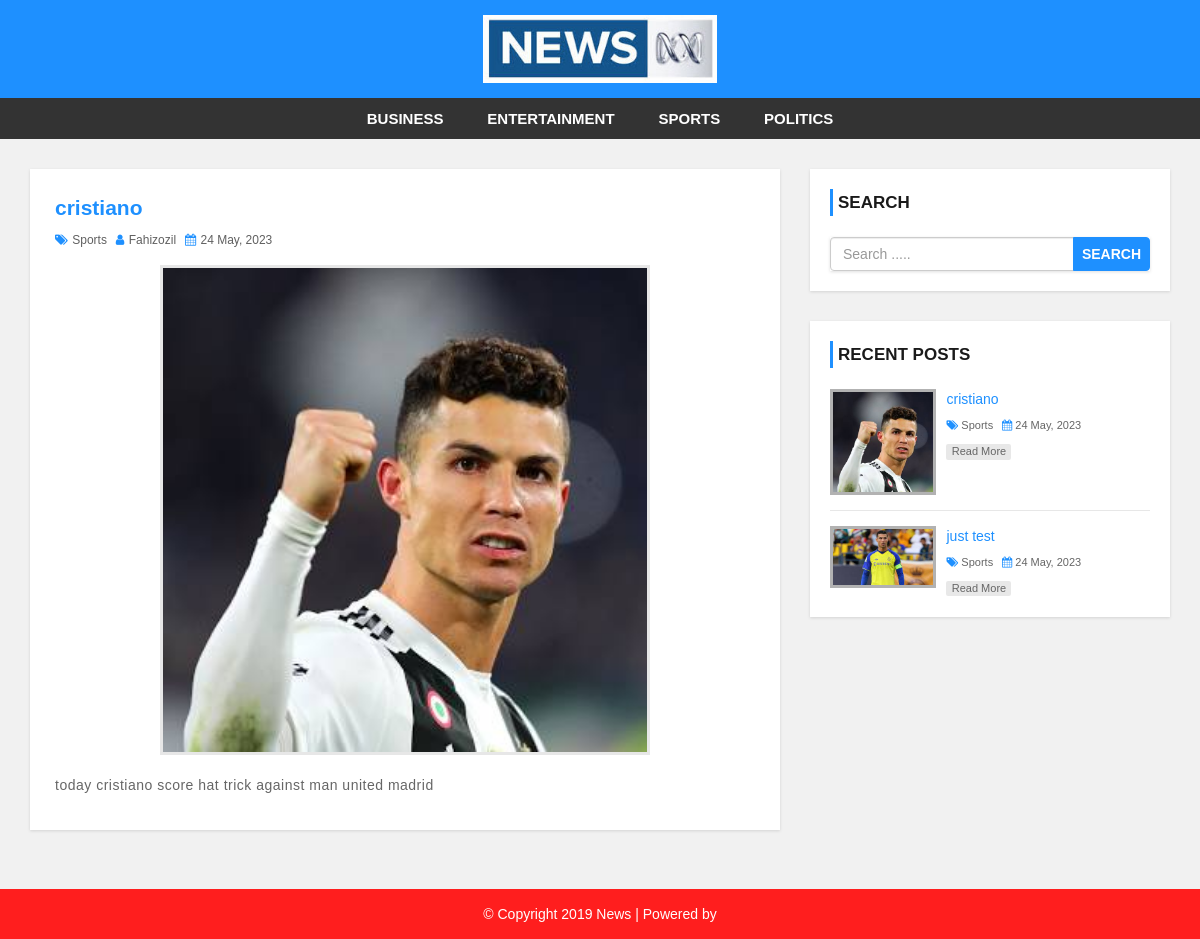
Page /single.php?id=38 on the committed database.
### tables this page shows
CREATE TABLE `post` (
  `post_id` int(11) NOT NULL,
  `title` varchar(100) NOT NULL,
  `description` text NOT NULL,
  `category` varchar(100) NOT NULL,
  `post_date` varchar(50) NOT NULL,
  `author` int(11) NOT NULL,
  `post_img` varchar(100) NOT NULL
);

CREATE TABLE `category` (
  `category_id` int(11) NOT NULL,
  `category_name` varchar(100) NOT NULL,
  `post` int(11) NOT NULL DEFAULT 0
);

CREATE TABLE `user` (
  `user_id` int(10) UNSIGNED NOT NULL,
  `first_name` varchar(30) NOT NULL,
  `last_name` varchar(30) NOT NULL,
  `username` varchar(30) DEFAULT NULL,
  `password` varchar(40) DEFAULT NULL,
  `role` int(11) NOT NULL
);

### single.php (the view)
<?php include 'header.php'; ?>
    <div id="main-content">
        <div class="container">
            <div class="row">
                <div class="col-md-8">
                    <div class="post-container">
                      <?php
                        include "config.php";
                        $post_id = $_GET['id'];
                        $sql = "SELECT post.post_id, post.title, post.description,post.post_date,post.author,
                        category.category_name,user.username,post.category,post.post_img FROM post
                        LEFT JOIN category ON post.category = category.category_id
                        LEFT JOIN user ON post.author = user.user_id
                        WHERE post.post_id = {$post_id}";
                        $result = mysqli_query($conn, $sql) or die("Query Failed.");
                        if(mysqli_num_rows($result) > 0){
                          while($row = mysqli_fetch_assoc($result)) {
                      ?>
                        <div class="post-content single-post">
                            <h3><?php echo $row['title']; ?></h3>
                            <div class="post-information">
                                <span>
                                    <i class="fa fa-tags" aria-hidden="true"></i>
                                    <a href='category.php?cid=<?php echo $row['category']; ?>'><?php echo $row['category_name']; ?></a>
                                </span>
                                <span>
                                    <i class="fa fa-user" aria-hidden="true"></i>
                                    <a href='author.php?aid=<?php echo $row['author']; ?>'><?php echo $row['username']; ?></a>
                                </span>
                                <span>
                                    <i class="fa fa-calendar" aria-hidden="true"></i>
                                    <?php echo $row['post_date']; ?>
                                </span>
                            </div>
                            <img class="single-feature-image" src="admin/upload/<?php echo $row['post_img']; ?>" alt=""/>
                            <p class="description">
                                <?php echo $row['description']; ?>
                            </p>
                        </div>
                        <?php
                          }
                        }else{
                          echo "<h2>No Record Found.</h2>";
                        }
                        ?>
                    </div>
                </div>
                <?php include 'sidebar.php'; ?>
            </div>
        </div>
    </div>
<?php include 'footer.php'; ?>

### sidebar.php
<div id="sidebar" class="col-md-4">
    <div class="search-box-container">
        <h4>Search</h4>
        <form class="search-post" action="search.php" method ="GET">
            <div class="input-group">
                <input type="text" name="search" class="form-control" placeholder="Search .....">
                <span class="input-group-btn">
                    <button type="submit" class="btn btn-danger">Search</button>
                </span>
            </div>
        </form>
    </div>
    <div class="recent-post-container">
        <h4>Recent Posts</h4>
        <?php
        include "config.php";
        $limit = 3;
        $sql = "SELECT post.post_id, post.title, post.post_date,
        category.category_name,post.category,post.post_img FROM post
        LEFT JOIN category ON post.category = category.category_id
        ORDER BY post.post_id DESC LIMIT {$limit}";
        $result = mysqli_query($conn, $sql) or die("Query Failed. : Recent Post");
        if(mysqli_num_rows($result) > 0){
          while($row = mysqli_fetch_assoc($result)) {
      ?>
        <div class="recent-post">
            <a class="post-img" href="single.php?id=<?php echo $row['post_id']; ?>">
                <img src="admin/upload/<?php echo $row['post_img']; ?>" alt=""/>
            </a>
            <div class="post-content">
                <h5><a href="single.php?id=<?php echo $row['post_id']; ?>"><?php echo $row['title']; ?></a></h5>
                <span>
                    <i class="fa fa-tags" aria-hidden="true"></i>
                    <a href='category.php?cid=<?php echo $row['category']; ?>'><?php echo $row['category_name']; ?></a>
                </span>
                <span>
                    <i class="fa fa-calendar" aria-hidden="true"></i>
                    <?php echo $row['post_date']; ?>
                </span>
                <a class="read-more" href="single.php?id=<?php echo $row['post_id']; ?>">read more</a>
            </div>
        </div>
    <?php
      }
    }
    ?>
    </div>
</div>

### css/style.css (style rules this page uses)
body { background: #f1f1f1; font-family: sans-serif,arial,Helvetica; }
a, a:hover, a:focus { text-decoration: none; outline: none; }
form { background: #fff; padding: 25px; box-shadow:0 1px 3px rgba(0, 0, 0, 0.13); }
#main-content { padding: 30px 0; min-height: 750px; }
#main-content .post-container { background-color: #fff; padding: 25px; box-shadow: 0 1px 3px rgba(0, 0, 0, 0.13); }
#main-content .post-content { border-bottom: 1px solid #d1d1d1; padding: 0 0 30px; margin-bottom:30px; }
#main-content .post-content img { width: 100%; }
#main-content .post-content h3 { font-size: 21px; line-height: 28px; font-weight: 600; margin: 0 0 7px; }
#main-content .post-content .post-information span { color: #606060; font-size: 12px; text-transform: capitalize; margin: 0 5px 5px 0; display: inline-block; }
#main-content .post-content .post-information i { color: #1e90ff; margin-right: 1px; }
#main-content .post-content .post-information a { color: #606060; text-decoration: none; }
#main-content .post-content p, #main-content .single-post p { color: #666; font-size: 14px; letter-spacing: 0.5px; margin:0 0 10px; }
#main-content .post-content a.read-more { color: #fff; background-color: #1E90FF; font-size: 12px; text-transform: capitalize; padding: 3px 8px; border-radius: 2px; transition: all 0.3s; }
#main-content .single-post { border: none; margin-bottom: 0; padding-bottom: 0; }
#main-content .single-post h3 { color: #1e90ff; }
#main-content .single-post .post-information { margin: 0 0 10px; }
#main-content .single-post p { text-align: justify; }
#main-content .single-post img.single-feature-image { width: 70%; margin: 0 auto 20px; display: block; border: 3px solid #e7e7e7; }
i.fa { color:#222; }
#sidebar h4 { color: #1A1A1A; font-size: 17px; line-height: 27px; font-weight:600; text-transform: uppercase; padding: 0 0 0 5px; margin: 0 0 21px; border-left: 3px solid #1e90ff; }
#sidebar .search-box-container { background-color: #fff; padding: 20px; margin: 0 0 30px; box-shadow: 0 1px 3px rgba(0, 0, 0, 0.13); }
#sidebar .search-post { padding: 0; }
#sidebar .search-post input { color: #606060; }
#sidebar .search-post .btn { font-weight: 600; text-transform: uppercase; padding: 6px 8px; background-color: #1E90FF; border-color: #1E90FF; outline: none; }
#sidebar .recent-post-container { padding: 20px; background: #fff; box-shadow: 0 1px 3px rgba(0, 0, 0, 0.13); }
#sidebar .recent-post { border-bottom: 1px solid #e7e7e7; padding: 0 0 15px; margin: 0 0 15px; }
#sidebar .recent-post:last-child { margin: 0; padding: 0; border: none; }
#sidebar .recent-post .post-img { display: inline-block; width: 33%; border: 3px solid rgba(0,0,0,0.3); vertical-align: top; transition: border .3s; }
#sidebar .recent-post .post-img img { width: 100%; }
#sidebar .recent-post .post-content { width: 65%; display: inline-block; border: none; padding: 0 0 0 7px; margin: 0; }
#sidebar .recent-post h5 { font-size: 14px; line-height: 20px; margin: 0 0 5px; }
#sidebar .recent-post h5 a { color: #1E90FF; }
#sidebar .recent-post span { color: #666; font-size: 11px; display: inline-block; margin: 0 5px 10px 0; }
#sidebar .recent-post span a { color: #666; }
#sidebar .recent-post span i { color: #1E90FF; }
#sidebar .recent-post a.read-more { color: #666; background-color: rgba(0,0,0,0.09); width: 65px; font-size: 11px; text-align: center; padding: 0; display: block; transition: all 0.3s; }

### rows in the picture
post: title "cristiano", category.category_name "Sports", user.username "Fahizozil", post_date "24 May, 2023", post_img (picture), description "today cristiano score hat trick against man united madrid"
post: post_img (picture), title "just test", category.category_name "Sports", post_date "24 May, 2023"
